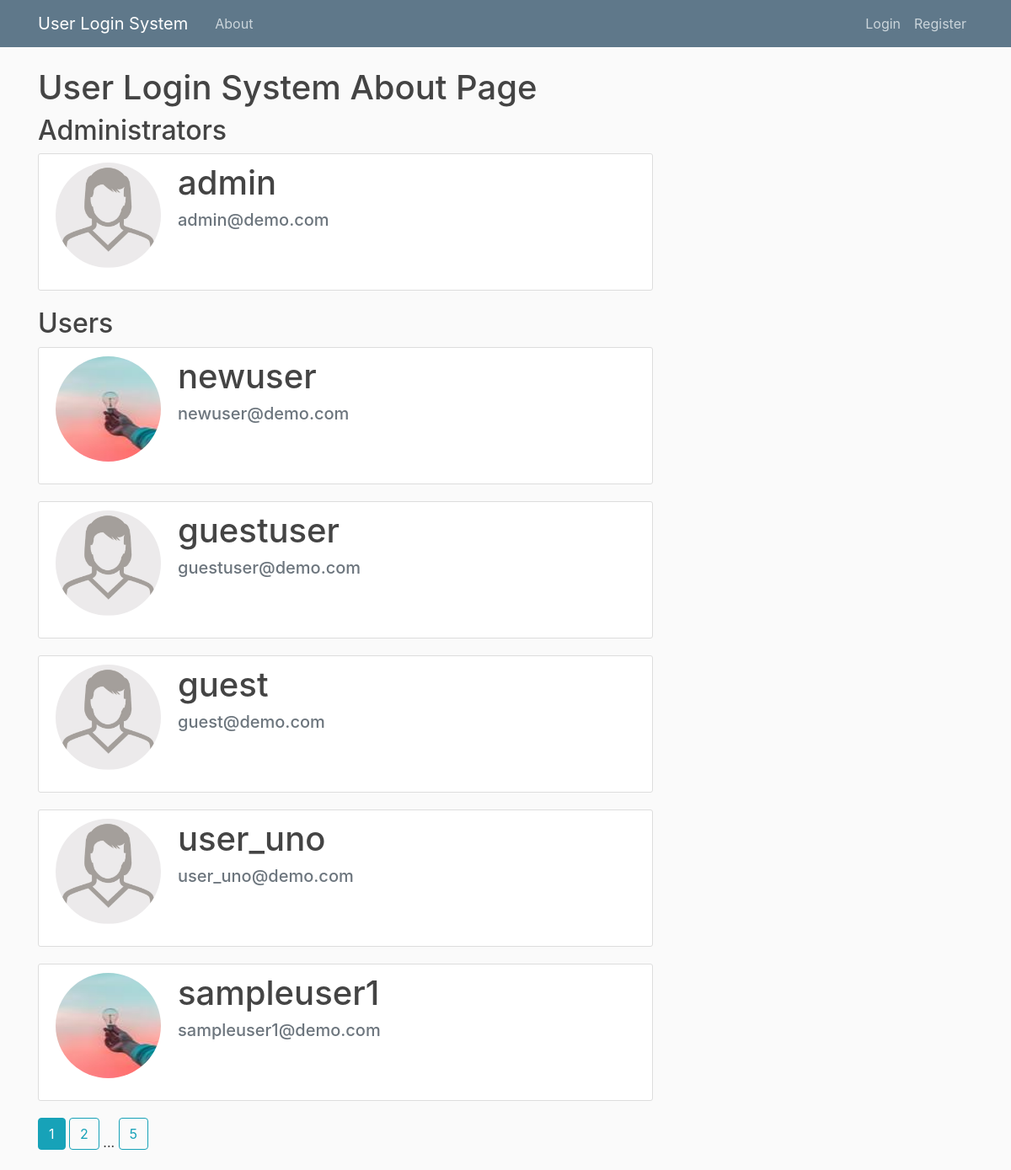
/about, run on the app's committed database.
### user_login_system/models.py (models this page shows, shortened)
class User(db.Model, UserMixin):
    id = db.Column(db.Integer, primary_key=True)
    username = db.Column(db.String(20), unique=True, nullable=False)
    email = db.Column(db.String(120), unique=True, nullable=False)
    profile_pic = db.Column(db.String(20), nullable=False, default='default.jpg')
    password = db.Column(db.String(60), nullable=False)
    date_of_registration = db.Column(db.DateTime, nullable=False, default=datetime.utcnow)
    is_verified = db.Column(db.Boolean, default=False, nullable=False)
    reviewed = db.Column(db.Boolean, default=False, nullable=False)

### user_login_system/routes.py (the view)
@app.route('/about')
def about():
    page = request.args.get('page', 1, type=int)
    users = User.query.filter(User.username != 'admin').paginate(per_page=5, page=page)
    admins = User.query.filter(User.username == 'admin')
    return render_template("about.html", title='About', users=users, admins=admins)

### user_login_system/templates/about.html
{% extends "layout.html" %}
{% block bodycontent %}
    <h1>User Login System About Page</h1>
    <h2>Administrators</h2>
    {% for admin in admins %}
        <div class="content-section">
            <div class="media">
                <img class="rounded-circle account-img"
                     src="{{ url_for('static', filename='profile_pics/' + admin.profile_pic) }}">
                <div class="media-body">
                    <h2 class="account-heading">{{ admin.username }}</h2>
                    <h5 class="text-secondary">{{ admin.email }}</h5>
                </div>
            </div>
        </div>
    {% endfor %}
    <h2>Users</h2>
    {% for user in users.items %}
        {% if user.username != 'admin' %}
            <div class="content-section">
                <div class="media">
                    <img class="rounded-circle account-img"
                         src="{{ url_for('static', filename='profile_pics/' + user.profile_pic) }}">
                    <div class="media-body">
                        <h2 class="account-heading">{{ user.username }}</h2>
                        <h5 class="text-secondary">{{ user.email }}</h5>
                    </div>
                </div>
            </div>
        {% endif %}
    {% endfor %}
    {% for page_number in users.iter_pages(left_edge=1, right_edge=1, left_current=1, right_current=2) %}
        {% if page_number %}
            {% if users.page == page_number %}
                <a class="btn btn-info mb-4"
                   href="{{ url_for('about', page=page_number) }}">{{ page_number }}</a>
            {% else %}
                <a class="btn btn-outline-info mb-4" href="{{ url_for('about', page=page_number) }}">{{ page_number }}
                </a>
            {% endif %}
        {% else %}
            ...
        {% endif %}
    {% endfor %}
{% endblock bodycontent %}

### user_login_system/templates/layout.html (shortened to what this page needs)
<!DOCTYPE html>
<html lang="en">
<head>
    <link rel="stylesheet" href="https://maxcdn.bootstrapcdn.com/bootstrap/4.0.0/css/bootstrap.min.css" integrity=
            "sha384-Gn5384xqQ1aoWXA+058RXPxPg6fy4IWvTNh0E263XmFcJlSAwiGgFAW/dAiS6JXm">
    <link rel="stylesheet" type="text/css" href="{{ url_for('static', filename='main.css') }}">
</head>
<body>
    <header class="site-header">
      <nav class="navbar navbar-expand-md navbar-dark bg-steel fixed-top">
        <div class="container">
          <a class="navbar-brand mr-4" href="/">User Login System</a>
          <div class="collapse navbar-collapse" id="navbarToggle">
            <div class="navbar-nav mr-auto">
              <a class="nav-item nav-link" href="{{ url_for('about') }}">About</a>
            </div>
            <div class="navbar-nav">
              {% if current_user.is_authenticated %}
                {% if current_user.email == 'admin@demo.com' %}
                  <a class="nav-item nav-link" href="{{ url_for('admin_panel') }}">Admin Panel</a>
                {% else %}
                  <a class="nav-item nav-link" href="{{ url_for('user_dashboard') }}">User Dashboard</a>
                {% endif %}
                <a class="nav-item nav-link" href="{{ url_for('logout') }}">Logout</a>
              {% else %}
                <a class="nav-item nav-link" href="{{ url_for('login') }}">Login</a>
                <a class="nav-item nav-link" href="{{ url_for('register') }}">Register</a>
              {% endif %}
            </div>
          </div>
        </div>
      </nav>
    </header>
    <main role="main" class="container">
      <div class="row">
        <div class="col-md-8">
          {% block bodycontent %}{% endblock bodycontent %}
        </div>
      </div>
    </main>
</body>
</html>

### user_login_system/static/main.css (style rules this page uses)
body { background: #fafafa; color: #333333; margin-top: 5rem; }
h1, h2, h3, h4, h5, h6 { color: #444444; }
.bg-steel { background-color: #5f788a; }
.site-header .navbar-nav .nav-link { color: #cbd5db; }
.content-section { background: #ffffff; padding: 10px 20px; border: 1px solid #dddddd; border-radius: 3px; margin-bottom: 20px; }
.account-img { height: 125px; width: 125px; margin-right: 20px; margin-bottom: 16px; }
.account-heading { font-size: 2.5rem; }

### data on the page
User: profile_pic (placeholder picture), username "admin", email "admin@demo.com"
User: profile_pic (picture), username "newuser", email "newuser@demo.com"
User: profile_pic (placeholder picture), username "guestuser", email "guestuser@demo.com"
User: profile_pic (placeholder picture), username "guest", email "guest@demo.com"
User: profile_pic (placeholder picture), username "user_uno", email "user_uno@demo.com"
User: profile_pic (picture), username "sampleuser1", email "sampleuser1@demo.com"

### other printed values
{{ page_number }} "1"
{{ page_number }} "2" "5"
